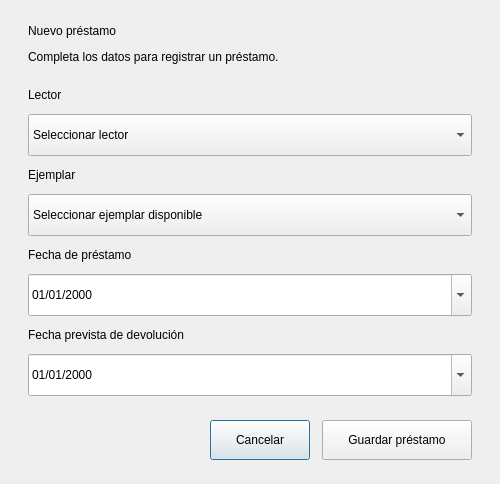
<?xml version="1.0" encoding="UTF-8"?>
<ui version="4.0">
 <class>PrestamoDialog</class>
 <widget class="QDialog" name="PrestamoDialog">
  <property name="windowTitle">
   <string>Nuevo préstamo</string>
  </property>
  <property name="minimumSize">
   <size>
    <width>500</width>
    <height>480</height>
   </size>
  </property>
  <layout class="QVBoxLayout" name="layoutPrincipal">
   <property name="leftMargin"><number>28</number></property>
   <property name="topMargin"><number>24</number></property>
   <property name="rightMargin"><number>28</number></property>
   <property name="bottomMargin"><number>24</number></property>
   <property name="spacing"><number>12</number></property>
   <item>
    <widget class="QLabel" name="lblTitulo">
     <property name="text"><string>Nuevo préstamo</string></property>
    </widget>
   </item>
   <item>
    <widget class="QLabel" name="lblDescripcion">
     <property name="text">
      <string>Completa los datos para registrar un préstamo.</string>
     </property>
    </widget>
   </item>
   <item>
    <spacer name="espacioSuperior">
     <property name="orientation"><enum>Qt::Vertical</enum></property>
     <property name="sizeHint" stdset="0">
      <size><width>20</width><height>12</height></size>
     </property>
    </spacer>
   </item>
   <item>
    <widget class="QLabel" name="lblLector">
     <property name="text"><string>Lector</string></property>
    </widget>
   </item>
   <item>
    <widget class="QComboBox" name="cmbLector">
     <property name="minimumSize">
      <size><width>0</width><height>42</height></size>
     </property>
     <item>
      <property name="text"><string>Seleccionar lector</string></property>
     </item>
    </widget>
   </item>
   <item>
    <widget class="QLabel" name="lblEjemplar">
     <property name="text"><string>Ejemplar</string></property>
    </widget>
   </item>
   <item>
    <widget class="QComboBox" name="cmbEjemplar">
     <property name="minimumSize">
      <size><width>0</width><height>42</height></size>
     </property>
     <item>
      <property name="text"><string>Seleccionar ejemplar disponible</string></property>
     </item>
    </widget>
   </item>
   <item>
    <widget class="QLabel" name="lblFechaPrestamo">
     <property name="text"><string>Fecha de préstamo</string></property>
    </widget>
   </item>
   <item>
    <widget class="QDateEdit" name="datePrestamo">
     <property name="minimumSize">
      <size><width>0</width><height>42</height></size>
     </property>
     <property name="calendarPopup">
      <bool>true</bool>
     </property>
     <property name="displayFormat">
      <string>dd/MM/yyyy</string>
     </property>
    </widget>
   </item>
   <item>
    <widget class="QLabel" name="lblFechaDevolucion">
     <property name="text">
      <string>Fecha prevista de devolución</string>
     </property>
    </widget>
   </item>
   <item>
    <widget class="QDateEdit" name="dateDevolucion">
     <property name="minimumSize">
      <size><width>0</width><height>42</height></size>
     </property>
     <property name="calendarPopup">
      <bool>true</bool>
     </property>
     <property name="displayFormat">
      <string>dd/MM/yyyy</string>
     </property>
    </widget>
   </item>
   <item>
    <spacer name="espacioInferior">
     <property name="orientation"><enum>Qt::Vertical</enum></property>
     <property name="sizeHint" stdset="0">
      <size><width>20</width><height>12</height></size>
     </property>
    </spacer>
   </item>
   <item>
    <layout class="QHBoxLayout" name="layoutBotones">
     <item>
      <spacer name="espacioBotones">
       <property name="orientation"><enum>Qt::Horizontal</enum></property>
       <property name="sizeHint" stdset="0">
        <size><width>40</width><height>20</height></size>
       </property>
      </spacer>
     </item>
     <item>
      <widget class="QPushButton" name="btnCancelar">
       <property name="minimumSize">
        <size><width>100</width><height>40</height></size>
       </property>
       <property name="text"><string>Cancelar</string></property>
      </widget>
     </item>
     <item>
      <widget class="QPushButton" name="btnGuardar">
       <property name="minimumSize">
        <size><width>150</width><height>40</height></size>
       </property>
       <property name="text"><string>Guardar préstamo</string></property>
      </widget>
     </item>
    </layout>
   </item>
  </layout>
 </widget>
 <resources/>
 <connections/>
</ui>
